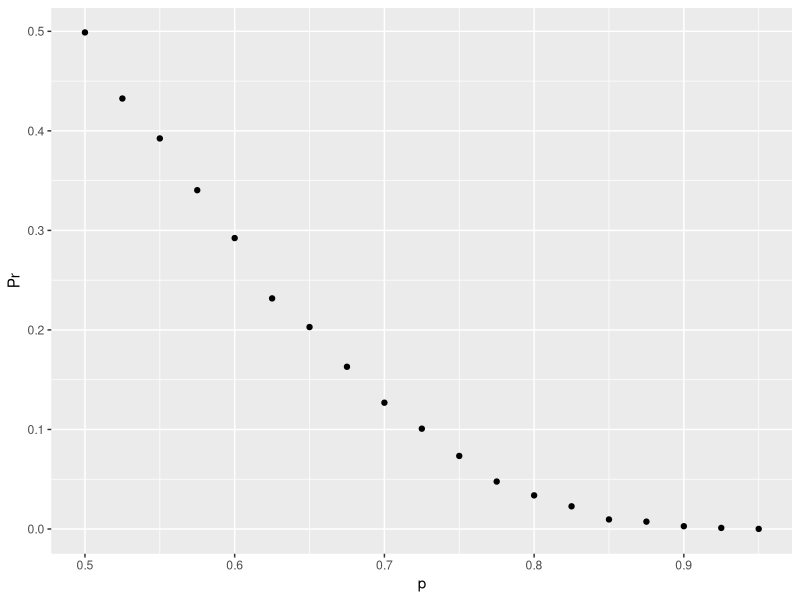
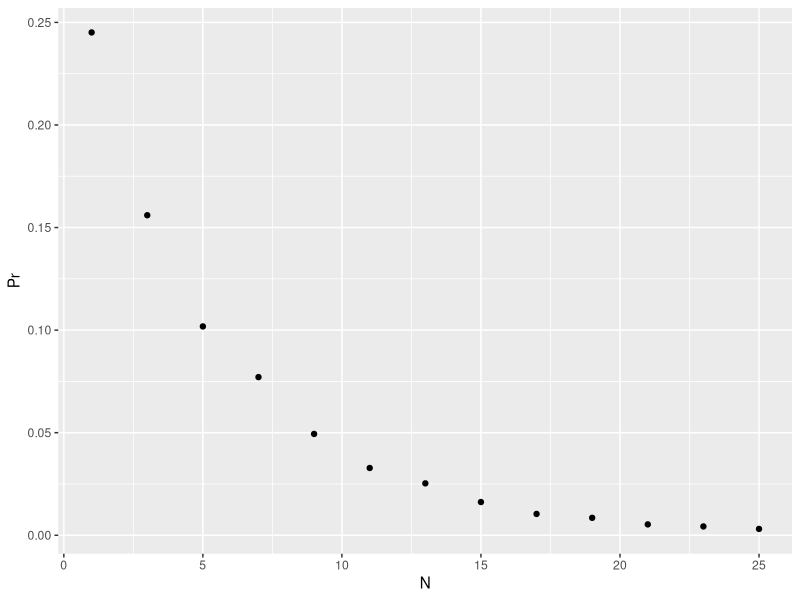

Generate these figures, in order, with R:
library(dplyr)
library(gtools)
library(ggplot2)
options(digits=4)

# Q1 ----------------------------------------------------------------------
# One ball will be drawn at random from a box containing: 3 cyan balls, 
# 5 magenta balls, and 7 yellow balls. What is the probability that the ball 
# will be cyan?

#Calculation
3/(3+5+7) # =.2

# Monte Carlo Experiment with B of 10^5
box <- c(rep('c',3),rep('m',5),rep('y',7))
B <- 10^5
mean(replicate(B,sample(box,1))=='c') # = ~.20185


# Q2 ----------------------------------------------------------------------
# What is the probability that the ball will not be cyan?
#Calculation
1 - 3/(3+5+7) #= 0.8

# Monte Carlo Experiment with B of 10^5
box <- c(rep('c',3),rep('m',5),rep('y',7))
B <- 10^5
mean(replicate(B,sample(box,1))!='c') # = ~0.8003


# Q3 ----------------------------------------------------------------------
# Instead of taking just one draw, consider taking two draws. You take the 
# second draw without returning the first draw to the box. We call this 
# sampling without replacement. What is the probability that the first draw 
# is cyan and that the second draw is not cyan?
#Calculate
3/15*12/14 #= 0.1714

S=replicate(B,sample(box,2,replace=FALSE))
mean(S[1,]=='c' & S[2,]!='c') #= 0.1716


# Q4 ----------------------------------------------------------------------
# Now repeat the experiment, but this time, after taking the first draw and 
# recording the color, return it to the box and shake the box. We call this
# sampling with replacement. What is the probability that the first draw is 
# cyan and that the second draw is not cyan?
#Calculate
3/15*12/15 #= 0.1600

S=replicate(B,sample(box,2,replace=TRUE))
mean(S[1,]=='c' & S[2,]!='c') #= 0.1596


# Q4 ----------------------------------------------------------------------

# Calculate Pr, they can win in these cases:
# Cavs win 4 of the next 4 games (4 more, total 5 games)
# Cavs win 3 of the next 4 games + last game (5 more, total 6 games)
# Cavs win 3 of the next 5 games + last game (6 more, total 7 games)
(0.5^4)+(.5^5)+(.5^6)
#.109375


# Q5 ----------------------------------------------------------------------
# Two events A and B are independent if Pr(A and B)=Pr(A)P(B). 
# Under which situation are the draws independent?
# a. You don’t replace the draw.
# b. You replace the draw.
# c. Neither
# d. Both
# (answer=b)


# Q6 ----------------------------------------------------------------------
# Say you’ve drawn 5 balls from the box, with replacement, and all have been
# yellow. What is the probability that the next one is yellow?

7/15 #=.4667
mean(replicate(B,sample(box,1))=='y') #=.4685


# Q7 ----------------------------------------------------------------------
# If you roll a 6-sided die six times, what is the probability of not seeing
# a 6?
5/6 


# Q8 ----------------------------------------------------------------------
# Two teams, say the Celtics and the Cavs, are playing a seven game series. 
# The Cavs are a better team and have a 60% chance of winning each game. 
# What is the probability that the Celtics win at least one game?

# Case: 1 - Cavs win first 4 game ending the series
1 - .6^4 # = .8704


# Q9 ----------------------------------------------------------------------
# Create a Monte Carlo simulation to confirm your answer to the previous 
# problem.
cav_wins <- function(n=4){
  sum(sample(c(1,0),n,prob=c(.6,.4),replace=TRUE))
}

1 - mean(replicate(B,cav_wins(4))==4)
# .8699


# Q10 ---------------------------------------------------------------------
# Two teams, say the Cavs and the Warriors, are playing a seven game 
# championship series. The first to win four games, therefore, wins the series. 
# The teams are equally good so they each have a 50-50 chance of winning each 
# game. If the Cavs lose the first game, what is the probability that they win
# the series?

# Scenarios:

# 4 games are played C=0, N=1
# Cav's lose:
# (0,0,0,0)


# 5 games are played C=1, N=4
# Cav's lose      (3)
# (0,0,0,1,0)
# (0,0,1,0,0)
# (0,1,0,0,0)
# Cav's win       (1)
# (0,1,1,1,1)


# total 6 games are played C=4, N=10
# Cavs lose       (6)
# (0,0,0,1,1,0)
# (0,0,1,0,1,0)
# (0,0,1,1,0,0)

# (0,1,0,0,1,0)
# (0,1,0,1,0,0)
# (0,1,1,0,0,0)


# Cavs win        (4)
# (0,0,1,1,1,1)
# (0,1,0,1,1,1)
# (0,1,1,0,1,1)
# (0,1,1,1,0,1)

# total 7 games are played C=10, N=20
# Cavs lose       (10)
# (0,0,0,1,1,1,0)

# (0,0,1,0,1,1,0)
# (0,0,1,1,0,1,0)
# (0,0,1,1,1,0,0)

# (0,1,0,0,1,1,0)
# (0,1,0,1,0,1,0)
# (0,1,0,1,1,0,0)

# (0,1,1,0,0,1,0)
# (0,1,1,0,1,0,0)
# (0,1,1,1,0,0,0)

# Cavs win        (10)
# (0,0,0,1,1,1,1)

# (0,0,1,0,1,1,1)
# (0,0,1,1,0,1,1)
# (0,0,1,1,1,0,1)

# (0,1,0,0,1,1,1)
# (0,1,0,1,0,1,1)
# (0,1,0,1,1,0,1)

# (0,1,1,0,0,1,1)
# (0,1,1,0,1,0,1)
# (0,1,1,1,0,0,1)


# Total ways = 35
# Cavs win = 15

15/35 #= 0.4286
# expected = ~0.3435

# Q11 ---------------------------------------------------------------------
# Confirm the results of the previous question with a Monte Carlo 
# simulation.
B <- 10^4
cav_wins <- function(n=7){
  sum_c_wins=0 #they lose first of the 7 games
  sum_w_wins=1
  for (i in c(2:7)){ # we will sample for games 2 - 7
      c_wins <- sample(c(0,1),1,prob=c(.5,.5))
      sum_c_wins <- sum_c_wins+ (c_wins==1)
      sum_w_wins <- sum_w_wins+ (c_wins==0)
      # series ends if W or C wins, no more games need to be played
      if (sum_w_wins==4 | sum_c_wins==4){ 
      break
      }
  }
  sum_c_wins
}
sample <- replicate(B,cav_wins(7))
test <- sample==4
mean(test)
# ~ 0.3435


# Q12 ---------------------------------------------------------------------
# Two teams, A and B, are playing a seven game series. Team A is better than team B 
# and has a p>0.5 chance of winning each game. Given a value p, the probability of 
# winning the series for the underdog team B can be computed with the following 
# function based on a Monte Carlo simulation:

prob_win <- function(p=.5){
  B <- 10^4
  result <- replicate(B, {
    b_win <- sample(c(1,0), 7, replace = TRUE, prob = c(1-p, p))
    sum(b_win)>=4
  })
  mean(result)
}

# Use the function sapply to compute the probability, call it Pr, of winning for 
p <- seq(0.5, 0.95, 0.025)
# Then plot the result.
Pr <- sapply(p,prob_win)
qplot(p, Pr)


# Q13 ---------------------------------------------------------------------
#  Repeat the exercise above, but now keep the probability fixed at p <- 0.75 and 
# compute the probability for different series lengths: best of 1 game, 3 games, 
# 5 games, ... Specifically, N <- seq(1, 25, 2).

prob_win <- function(N, p=0.75){
  B <- 10^4
  result <- replicate(B, {
    b_win <- sample(c(1,0), N, replace = TRUE, prob = c(1-p, p))
    sum(b_win)>=(N+1)/2
  })
  mean(result)
}
N <- seq(1, 25, 2)
Pr <- sapply(N,prob_win)
qplot(N, Pr)
